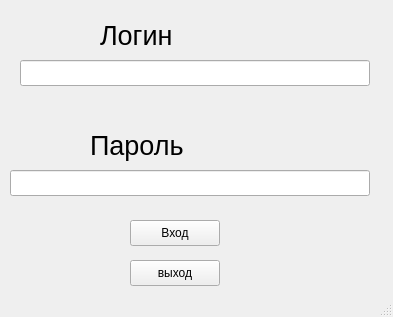
<?xml version="1.0" encoding="UTF-8"?>
<ui version="4.0">
 <class>MainWindow</class>
 <widget class="QMainWindow" name="MainWindow">
  <property name="geometry">
   <rect>
    <x>0</x>
    <y>0</y>
    <width>393</width>
    <height>317</height>
   </rect>
  </property>
  <property name="windowTitle">
   <string>MainWindow</string>
  </property>
  <widget class="QWidget" name="centralwidget">
   <widget class="QPushButton" name="pushButton_auth">
    <property name="geometry">
     <rect>
      <x>130</x>
      <y>220</y>
      <width>90</width>
      <height>26</height>
     </rect>
    </property>
    <property name="text">
     <string>Вход</string>
    </property>
   </widget>
   <widget class="QPushButton" name="pushButton_exit">
    <property name="geometry">
     <rect>
      <x>130</x>
      <y>260</y>
      <width>90</width>
      <height>26</height>
     </rect>
    </property>
    <property name="text">
     <string>выход</string>
    </property>
   </widget>
   <widget class="QLineEdit" name="lineEdit_Log">
    <property name="geometry">
     <rect>
      <x>20</x>
      <y>60</y>
      <width>350</width>
      <height>26</height>
     </rect>
    </property>
   </widget>
   <widget class="QLineEdit" name="lineEdit_password">
    <property name="geometry">
     <rect>
      <x>10</x>
      <y>170</y>
      <width>360</width>
      <height>26</height>
     </rect>
    </property>
   </widget>
   <widget class="QLabel" name="label">
    <property name="geometry">
     <rect>
      <x>100</x>
      <y>10</y>
      <width>121</width>
      <height>50</height>
     </rect>
    </property>
    <property name="font">
     <font>
      <pointsize>20</pointsize>
     </font>
    </property>
    <property name="text">
     <string>Логин</string>
    </property>
   </widget>
   <widget class="QLabel" name="label_2">
    <property name="geometry">
     <rect>
      <x>90</x>
      <y>120</y>
      <width>220</width>
      <height>50</height>
     </rect>
    </property>
    <property name="font">
     <font>
      <pointsize>20</pointsize>
     </font>
    </property>
    <property name="text">
     <string>Пароль </string>
    </property>
   </widget>
  </widget>
  <widget class="QStatusBar" name="statusbar"/>
 </widget>
 <resources/>
 <connections/>
</ui>
